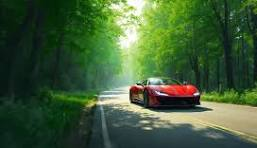
#> input picture images/input/car.jpg, 257 x 148 px, found by its file name
$ python 07_otsu_threshold.py
#> lines starting #> are read from the running program, lines starting #| are printed output that depends on the picture; after the words box and inside, x2 and y2 are one past the last pixel; in counts of white or black regions, pixels touching at a corner belong together
"""
The threshold value is not provided by us, instead, Otsu's method determines it
automatically based on the image’s histogram. This makes separation of foreground
and background particularly strong on bimodal images.
"""

import cv2

gray_image = cv2.imread(".\images\input\car.jpg", 0)
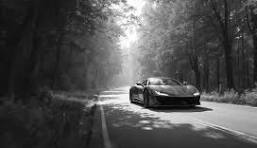
#> gray_image: shape (148, 257); min 0, max 255, mean 79.4

ret, otsu_thresh = cv2.threshold(
    src=gray_image, thresh=0, maxval=255, type=cv2.THRESH_BINARY + cv2.THRESH_OTSU
)
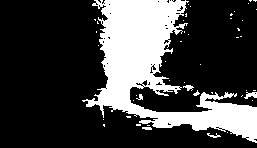
#> otsu_thresh: shape (148, 257); 25.9% white; 46 white regions (39 under 20 px), largest, box (x1, y1, x2, y2) and area: (82, 0, 257, 143) 9565, (244, 92, 257, 99) 56, (183, 85, 194, 91) 37
#> ret = 108

print("\nCalculated Otsu threshold value", ret)
#| Calculated Otsu threshold value 108.0
cv2.imshow("Grayscale Image", gray_image)
cv2.imshow("Otsu's Thresholding", otsu_thresh)

cv2.waitKey(0)
cv2.destroyAllWindows()

$ run again, with images/input/cat_dog.jpg copied over images/input/car.jpg
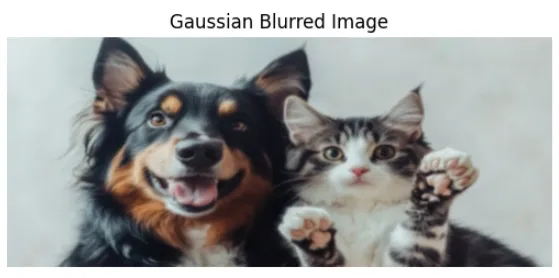
#> input picture images/input/cat_dog.jpg, 559 x 278 px, found by its file name
#> `gray_image = cv2.imread(".\images\input\car.jpg", 0)`:
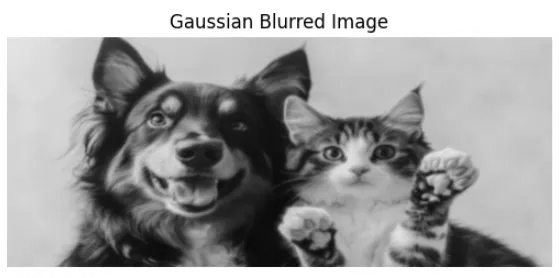
#> gray_image: shape (278, 559); min 2, max 255, mean 160.1
#> `ret, otsu_thresh = cv2.threshold( src=gray_image, thresh=0, maxval=255..`:
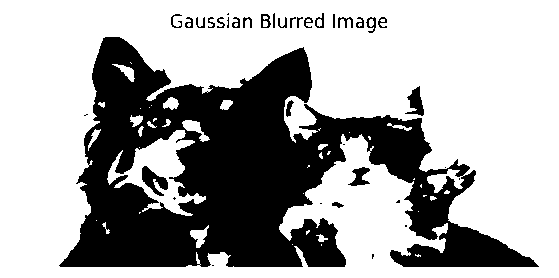
#> otsu_thresh: shape (278, 559); 66.2% white; 37 black regions (12 under 20 px), largest, box (x1, y1, x2, y2) and area: (59, 37, 539, 267) 50569, (142, 166, 168, 196) 379, (405, 86, 424, 116) 295
#> ret = 136
#| Calculated Otsu threshold value 136.0
